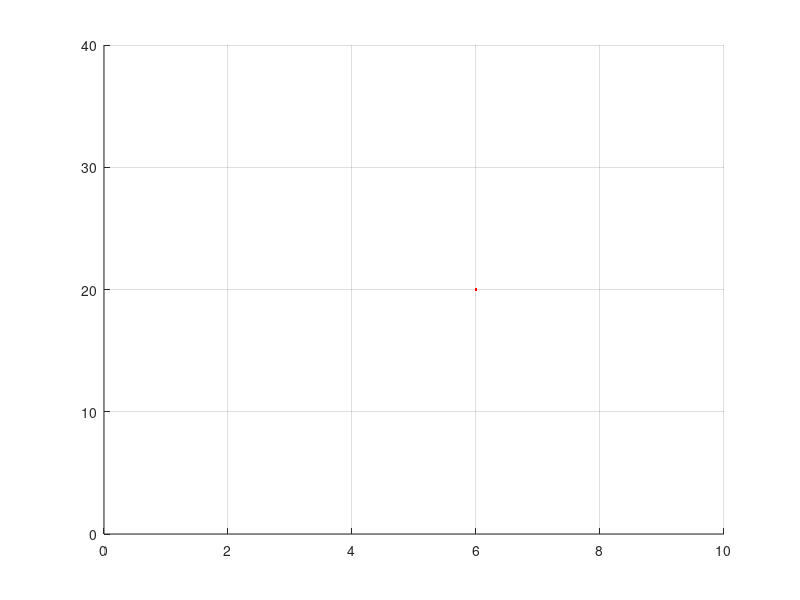

This chart was generated by the following MATLAB code:
x = [1 2 3 4 5 6];
y = [10 10 10 20 20 20];

figure(1);clf(); hold all; zoom on; grid on;
MyGUIHandles.handle1 = plot(0,0,'.b','MarkerSize',5);
hold on;
axis([0,10,0,40]);

i = 1;

while i<= numel(x)
    
    
    if y(i) < 15
        set(MyGUIHandles.handle1,'xdata',x(i),'ydata',y(i),'color','b');
        hold on;
    else
        if y(i) > 15
            set(MyGUIHandles.handle1,'xdata',x(i),'ydata',y(i),'color','r');
        end;
    end;
    
    
    i = i+1;
    pause(0.5);
end;

